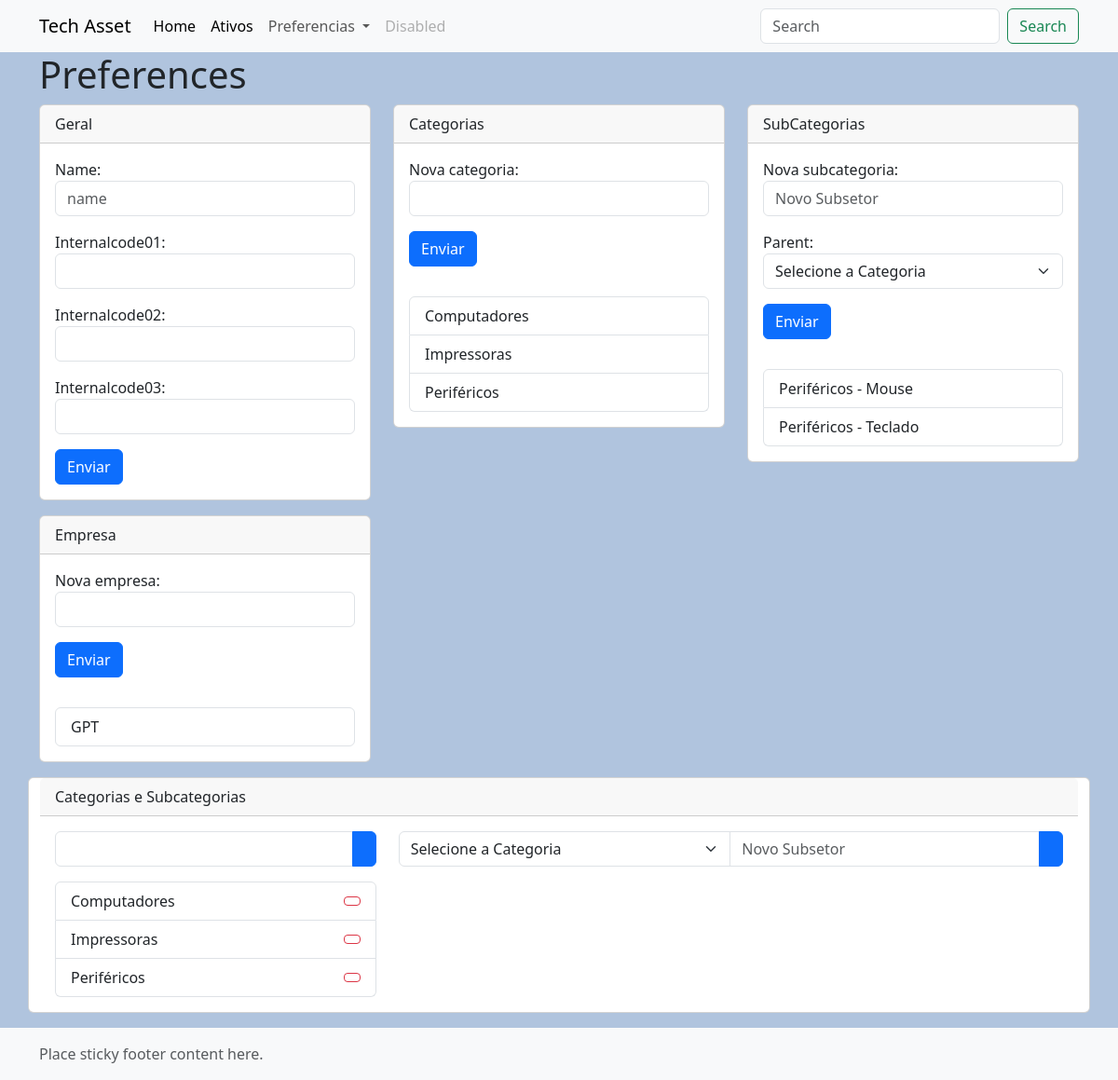
The app's page /preferences/, older data.
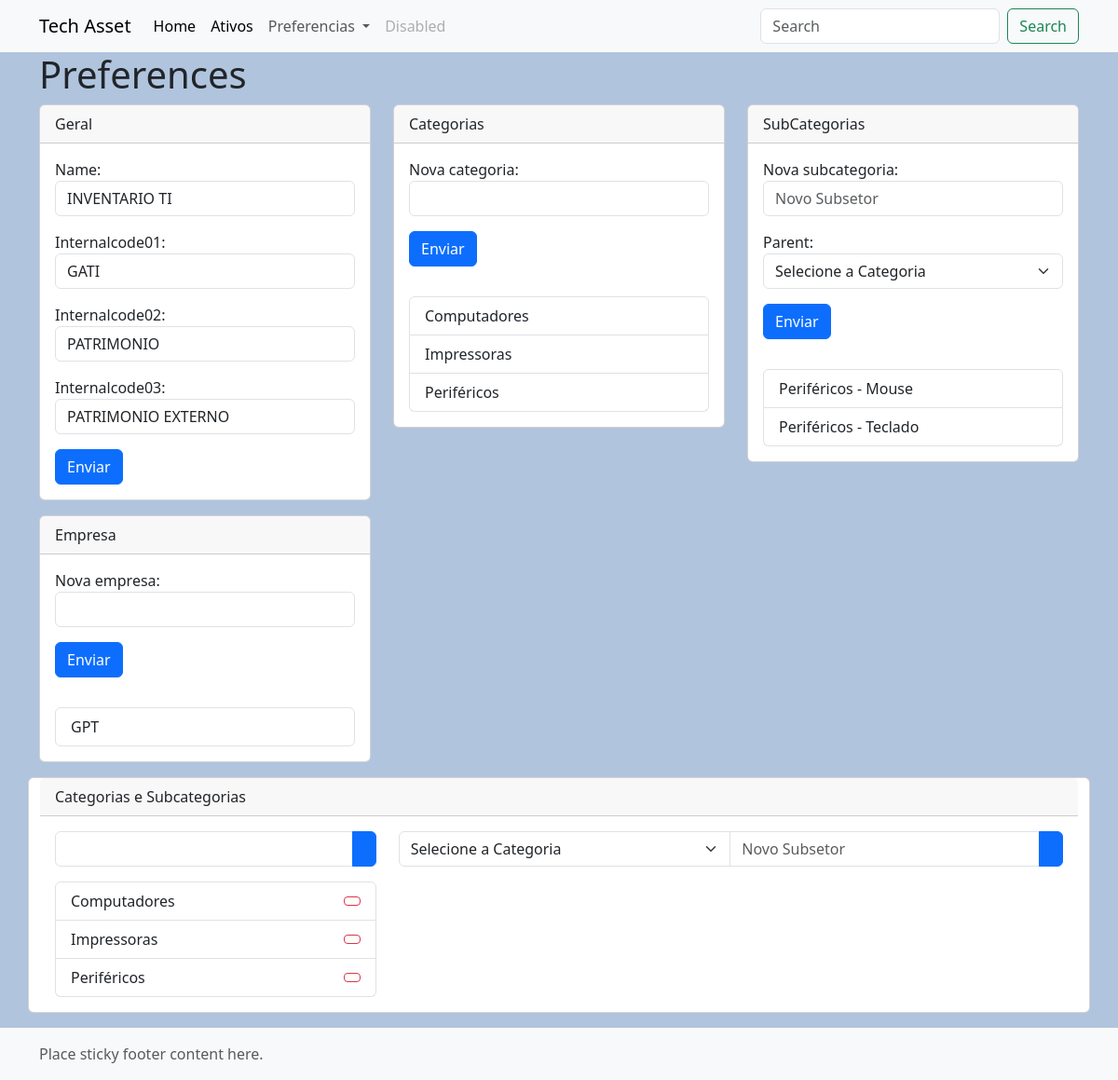
The same page, newer data.
### app_tech_asset/models.py (models this page shows)
class GlobalSettings(models.Model):
    name = models.CharField(null=True, max_length=50)
    internalcode01 = models.CharField(max_length=50, null=True)
    internalcode02 = models.CharField(max_length=50, null=True)
    internalcode03 = models.CharField(max_length=50, null=True)

### app_tech_asset/views.py (the view)
# urls.py: path('preferences/', views.preferences, name='preferences'),
def preferences(request):
    categoryform = CategoryForm()
    subcategoryform = SubCategoryForm()
    sectorform = SectorForm()
    subsectorform = SubSectorForm()
    rentalcompanyform = RentalCompanyForm()
    globalform = GlobalForm()
    category_list = Category.objects.all()
    subcategory_list = SubCategory.objects.all()
    category_list_alt = Category.objects.prefetch_related('subcategory_set').all()
    subcategory_list_alt = SubCategory.objects.all()
    context = {
        'categoryform': categoryform,
        'subcategoryform': subcategoryform,
        'sectorform': sectorform,
        'subsectorform': subsectorform,
        'rentalcompanyform': rentalcompanyform,
        'globalform': globalform,
        'category_list': category_list,
        'subcategory_list': subcategory_list,
        'category_list_alt': category_list_alt,
        'subcategory_list_alt': subcategory_list_alt,
    }
    return render(request, 'preferences.html', context)

### app_tech_asset/forms.py
class CategoryForm(forms.Form):
    Nova_Categoria = forms.CharField(max_length=50, widget=forms.TextInput(attrs={'class': 'form-control'}))

class SubCategoryForm(forms.Form):
    Nova_SubCategoria = forms.CharField(max_length=50, widget=forms.TextInput(attrs={'class': 'form-control'}))
    parent = forms.ModelChoiceField(
        queryset=Category.objects.all(),
        widget=forms.Select(attrs={'class': 'form-select'}),
        empty_label="Selecione a Categoria"
    )
    Nova_SubCategoria = forms.CharField(
        max_length=50,
        widget=forms.TextInput(attrs={'class': 'form-control', 'placeholder': 'Novo Subsetor'})
    )

### app_tech_asset/models.py (called while the page is built)
    def __str__(self):
        return self.name

### app_tech_asset/templates/preferences.html (shortened to what the changed rows need)
{% extends 'base.html' %}
{% block content %}
<div class="container">
    <h1>Preferences</h1>
    <div class="row"  data-masonry='{"percentPosition": true }'>
        <div class="col-4">
            <div class="card mb-3">
                <div class="card-body">
                    <form method="post" action="{% url 'global_settings' %}">
                        {{ globalform.as_p }}
                    </form>
                </div>
            </div>
        </div>
</div>
    </div>
{% endblock %}

Row changes from the older to the newer data that the page shows:
added GlobalSettings: name "INVENTARIO TI", internalcode01 "GATI", internalcode02 "PATRIMONIO", internalcode03 "PATRIMONIO EXTERNO"
